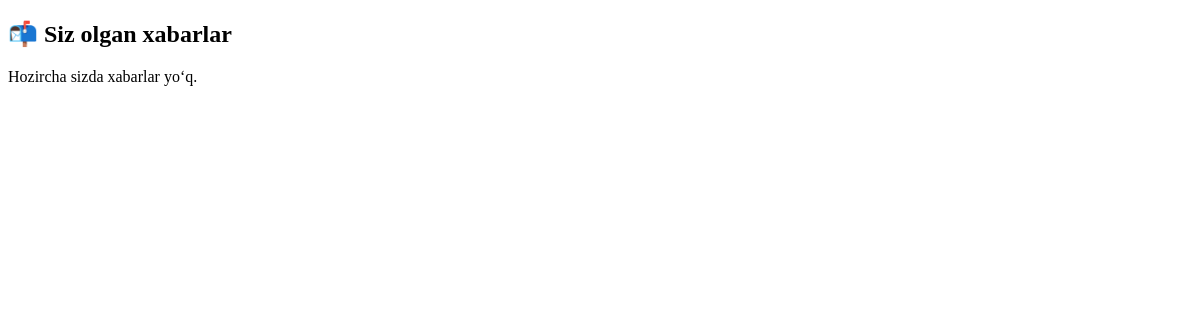
The app's page /my-messages/ (signed in), older data.
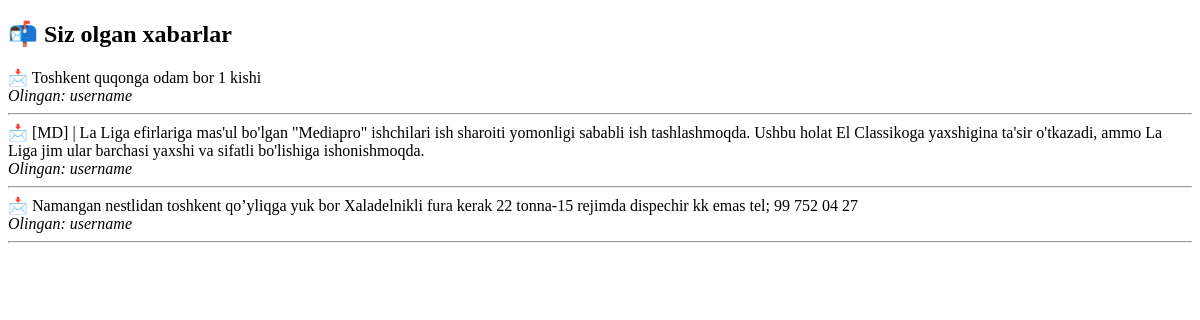
The same page, newer data.
### account/models.py (models this page shows, shortened)
class MessageUser(models.Model):
    text = models.TextField()
    taken_by = models.ForeignKey(User, null=True, blank=True, on_delete=models.SET_NULL)
    created_at = models.DateTimeField(auto_now_add=True)

class User(models.Model):
    username = models.CharField(max_length=100, unique=True)
    password = models.CharField(max_length=255)
    def __str__(self):
        return self.username

### account/views.py (the view)
# urls.py: path('my-messages/', views.my_messages_view, name='my_messages'),
def my_messages_view(request):
    user_id = request.session.get('user_id')
    if not user_id:
        return redirect('login')
    my_messages = MessageUser.objects.filter(taken_by_id=user_id).order_by('-created_at')
    return render(request, 'my_messages.html', {'messages': my_messages})

### templates/my_messages.html (shortened to what this page needs)
<!DOCTYPE html>
<html lang="en">
<head>
</head>
<body>
    <h2>📬 Siz olgan xabarlar</h2>
    {% for msg in messages %}
        <div>
            📩 {{ msg.text }}<br>
            <i>Olingan: {{ msg.taken_by }}</i>
        </div>
        <hr>
    {% empty %}
        <p>Hozircha sizda xabarlar yo‘q.</p>
    {% endfor %}
</body>
</html>

Row changes from the older to the newer data that the page shows:
added MessageUser: text "Toshkent quqonga odam bor 1 kishi", taken_by "username"
added MessageUser: text "[MD] | La Liga efirlariga mas'ul bo'lgan \"Mediapro\" ishchilari ish sharoiti yomonligi sababli ish tashlashmoqda. Ushbu holat El Classikoga yaxshigina ta'sir o'tkazadi, ammo La Liga jim ular barchasi yaxshi va sifatli bo'lishiga ishonishmoqda.", taken_by "username"
added MessageUser: text "Namangan nestlidan toshkent qoʼyliqga yuk bor Xaladelnikli fura kerak 22 tonna-15 rejimda dispechir kk emas tel; 99 752 04 27", taken_by "username"
Text that changed along with them:
text no longer shown: "Hozircha sizda xabarlar yo‘q."
